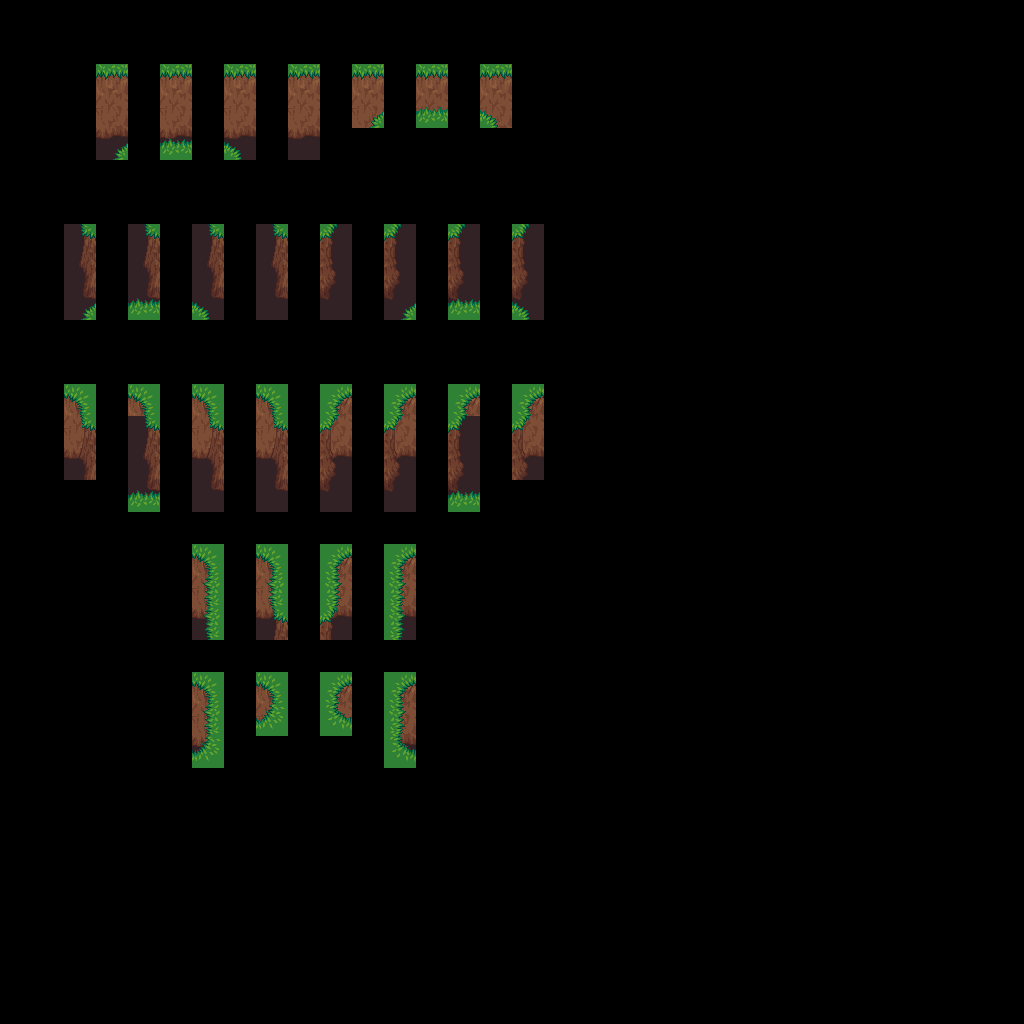

Rendered tile map (Tiled .tmx) drawn with the repository's tilesets; below, a short description and the full map source, tile grids included:
An orthogonal 32x32 tile map with 32x32 px tiles, 3 tile layers (regions, input_Mountain, output_Mountain).

<map version="1.2" tiledversion="1.2.0" orientation="orthogonal" renderorder="right-down" width="32" height="32" tilewidth="32" tileheight="32" infinite="0" nextlayerid="5" nextobjectid="1">
 <tileset firstgid="1" source="../mountains-v6.tsx" />
 <layer id="1" name="regions" width="32" height="32">
  <data encoding="csv">
0,0,0,0,0,0,0,0,0,0,0,0,0,0,0,0,0,0,0,0,0,0,0,0,0,0,0,0,0,0,0,0,
0,0,0,0,0,0,0,0,0,0,0,0,0,0,0,0,0,0,0,0,0,0,0,0,0,0,0,0,0,0,0,0,
0,0,0,1934,0,1934,0,1934,0,1934,0,1934,0,1934,0,1934,0,0,0,0,0,0,0,0,0,0,0,0,0,0,0,0,
0,0,0,1934,0,1934,0,1934,0,1934,0,1934,0,1934,0,1934,0,0,0,0,0,0,0,0,0,0,0,0,0,0,0,0,
0,0,0,1934,0,1934,0,1934,0,1934,0,0,0,0,0,0,0,0,0,0,0,0,0,0,0,0,0,0,0,0,0,0,
0,0,0,0,0,0,0,0,0,0,0,0,0,0,0,0,0,0,0,0,0,0,0,0,0,0,0,0,0,0,0,0,
0,0,0,0,0,0,0,0,0,0,0,0,0,0,0,0,0,0,0,0,0,0,0,0,0,0,0,0,0,0,0,0,
0,0,1934,0,1935,0,1935,0,1934,0,1934,0,1935,0,1935,0,1934,0,0,0,0,0,0,0,0,0,0,0,0,0,0,0,
0,0,1934,0,1935,0,1935,0,1934,0,1934,0,1935,0,1935,0,1934,0,0,0,0,0,0,0,0,0,0,0,0,0,0,0,
0,0,1934,0,1935,0,1935,0,1934,0,1934,0,1935,0,1935,0,1934,0,0,0,0,0,0,0,0,0,0,0,0,0,0,0,
0,0,0,0,0,0,0,0,0,0,0,0,0,0,0,0,0,0,0,0,0,0,0,0,0,0,0,0,0,0,0,0,
0,0,0,0,0,0,0,0,0,0,0,0,0,0,0,0,0,0,0,0,0,0,0,0,0,0,0,0,0,0,0,0,
0,0,1934,0,1934,0,1935,0,1935,0,1935,0,1935,0,1934,0,1934,0,0,0,0,0,0,0,0,0,0,0,0,0,0,0,
0,0,1934,0,1934,0,1935,0,1935,0,1935,0,1935,0,1934,0,1934,0,0,0,0,0,0,0,0,0,0,0,0,0,0,0,
0,0,1934,0,1934,0,1935,0,1935,0,1935,0,1935,0,1934,0,1934,0,0,0,0,0,0,0,0,0,0,0,0,0,0,0,
0,0,0,0,1934,0,1934,0,1934,0,1934,0,1934,0,1934,0,0,0,0,0,0,0,0,0,0,0,0,0,0,0,0,0,
0,0,0,0,0,0,0,0,0,0,0,0,0,0,0,0,0,0,0,0,0,0,0,0,0,0,0,0,0,0,0,0,
0,0,0,0,0,0,1935,0,1934,0,1934,0,1935,0,0,0,0,0,0,0,0,0,0,0,0,0,0,0,0,0,0,0,
0,0,0,0,0,0,1935,0,1934,0,1934,0,1935,0,0,0,0,0,0,0,0,0,0,0,0,0,0,0,0,0,0,0,
0,0,0,0,0,0,1935,0,1934,0,1934,0,1935,0,0,0,0,0,0,0,0,0,0,0,0,0,0,0,0,0,0,0,
0,0,0,0,0,0,0,0,0,0,0,0,0,0,0,0,0,0,0,0,0,0,0,0,0,0,0,0,0,0,0,0,
0,0,0,0,0,0,1934,0,1934,0,1934,0,1934,0,0,0,0,0,0,0,0,0,0,0,0,0,0,0,0,0,0,0,
0,0,0,0,0,0,1934,0,1934,0,1934,0,1934,0,0,0,0,0,0,0,0,0,0,0,0,0,0,0,0,0,0,0,
0,0,0,0,0,0,1934,0,0,0,0,0,1934,0,0,0,0,0,0,0,0,0,0,0,0,0,0,0,0,0,0,0,
0,0,0,0,0,0,0,0,0,0,0,0,0,0,0,0,0,0,0,0,0,0,0,0,0,0,0,0,0,0,0,0,
0,0,0,0,0,0,0,0,0,0,0,0,0,0,0,0,0,0,0,0,0,0,0,0,0,0,0,0,0,0,0,0,
0,0,0,0,0,0,0,0,0,0,0,0,0,0,0,0,0,0,0,0,0,0,0,0,0,0,0,0,0,0,0,0,
0,0,0,0,0,0,0,0,0,0,0,0,0,0,0,0,0,0,0,0,0,0,0,0,0,0,0,0,0,0,0,0,
0,0,0,0,0,0,0,0,0,0,0,0,0,0,0,0,0,0,0,0,0,0,0,0,0,0,0,0,0,0,0,0,
0,0,0,0,0,0,0,0,0,0,0,0,0,0,0,0,0,0,0,0,0,0,0,0,0,0,0,0,0,0,0,0,
0,0,0,0,0,0,0,0,0,0,0,0,0,0,0,0,0,0,0,0,0,0,0,0,0,0,0,0,0,0,0,0,
0,0,0,0,0,0,0,0,0,0,0,0,0,0,0,0,0,0,0,0,0,0,0,0,0,0,0,0,0,0,0,0
</data>
 </layer>
 <layer id="2" name="input_Mountain" width="32" height="32">
  <properties>
   <property name="StrictEmpty" type="bool" value="true" />
  </properties>
  <data encoding="csv">
0,0,0,0,0,0,0,0,0,0,0,0,0,0,0,0,0,0,0,0,0,0,0,0,0,0,0,0,0,0,0,0,
0,0,0,0,0,0,0,0,0,0,0,0,0,0,0,0,0,0,0,0,0,0,0,0,0,0,0,0,0,0,0,0,
0,0,0,1682,0,1682,0,1682,0,1682,0,1682,0,1682,0,1682,0,0,0,0,0,0,0,0,0,0,0,0,0,0,0,0,
0,0,0,0,0,0,0,0,0,0,0,1553,0,1554,0,1555,0,0,0,0,0,0,0,0,0,0,0,0,0,0,0,0,
0,0,0,1553,0,1554,0,1555,0,0,0,0,0,0,0,0,0,0,0,0,0,0,0,0,0,0,0,0,0,0,0,0,
0,0,0,0,0,0,0,0,0,0,0,0,0,0,0,0,0,0,0,0,0,0,0,0,0,0,0,0,0,0,0,0,
0,0,0,0,0,0,0,0,0,0,0,0,0,0,0,0,0,0,0,0,0,0,0,0,0,0,0,0,0,0,0,0,
0,0,1681,0,1681,0,1681,0,1681,0,1683,0,1683,0,1683,0,1683,0,0,0,0,0,0,0,0,0,0,0,0,0,0,0,
0,0,0,0,0,0,0,0,0,0,0,0,0,0,0,0,0,0,0,0,0,0,0,0,0,0,0,0,0,0,0,0,
0,0,1553,0,1554,0,1555,0,0,0,0,0,1553,0,1554,0,1555,0,0,0,0,0,0,0,0,0,0,0,0,0,0,0,
0,0,0,0,0,0,0,0,0,0,0,0,0,0,0,0,0,0,0,0,0,0,0,0,0,0,0,0,0,0,0,0,
0,0,0,0,0,0,0,0,0,0,0,0,0,0,0,0,0,0,0,0,0,0,0,0,0,0,0,0,0,0,0,0,
0,0,1616,0,1616,0,1616,0,1616,0,1620,0,1620,0,1620,0,1620,0,0,0,0,0,0,0,0,0,0,0,0,0,0,0,
0,0,1681,0,1681,0,1681,0,1681,0,1683,0,1683,0,1683,0,1683,0,0,0,0,0,0,0,0,0,0,0,0,0,0,0,
0,0,1745,0,0,0,1745,0,0,0,0,0,1747,0,0,0,1747,0,0,0,0,0,0,0,0,0,0,0,0,0,0,0,
0,0,0,0,1554,0,1809,0,0,0,0,0,1811,0,1554,0,0,0,0,0,0,0,0,0,0,0,0,0,0,0,0,0,
0,0,0,0,0,0,0,0,0,0,0,0,0,0,0,0,0,0,0,0,0,0,0,0,0,0,0,0,0,0,0,0,
0,0,0,0,0,0,1616,0,1616,0,1620,0,1620,0,0,0,0,0,0,0,0,0,0,0,0,0,0,0,0,0,0,0,
0,0,0,0,0,0,1617,0,1617,0,1619,0,1619,0,0,0,0,0,0,0,0,0,0,0,0,0,0,0,0,0,0,0,
0,0,0,0,0,0,1617,0,1681,0,1683,0,1619,0,0,0,0,0,0,0,0,0,0,0,0,0,0,0,0,0,0,0,
0,0,0,0,0,0,0,0,0,0,0,0,0,0,0,0,0,0,0,0,0,0,0,0,0,0,0,0,0,0,0,0,
0,0,0,0,0,0,1616,0,1616,0,1620,0,1620,0,0,0,0,0,0,0,0,0,0,0,0,0,0,0,0,0,0,0,
0,0,0,0,0,0,1617,0,1877,0,1878,0,1619,0,0,0,0,0,0,0,0,0,0,0,0,0,0,0,0,0,0,0,
0,0,0,0,0,0,1877,0,0,0,0,0,1878,0,0,0,0,0,0,0,0,0,0,0,0,0,0,0,0,0,0,0,
0,0,0,0,0,0,0,0,0,0,0,0,0,0,0,0,0,0,0,0,0,0,0,0,0,0,0,0,0,0,0,0,
0,0,0,0,0,0,0,0,0,0,0,0,0,0,0,0,0,0,0,0,0,0,0,0,0,0,0,0,0,0,0,0,
0,0,0,0,0,0,0,0,0,0,0,0,0,0,0,0,0,0,0,0,0,0,0,0,0,0,0,0,0,0,0,0,
0,0,0,0,0,0,0,0,0,0,0,0,0,0,0,0,0,0,0,0,0,0,0,0,0,0,0,0,0,0,0,0,
0,0,0,0,0,0,0,0,0,0,0,0,0,0,0,0,0,0,0,0,0,0,0,0,0,0,0,0,0,0,0,0,
0,0,0,0,0,0,0,0,0,0,0,0,0,0,0,0,0,0,0,0,0,0,0,0,0,0,0,0,0,0,0,0,
0,0,0,0,0,0,0,0,0,0,0,0,0,0,0,0,0,0,0,0,0,0,0,0,0,0,0,0,0,0,0,0,
0,0,0,0,0,0,0,0,0,0,0,0,0,0,0,0,0,0,0,0,0,0,0,0,0,0,0,0,0,0,0,0
</data>
 </layer>
 <layer id="3" name="output_Mountain" width="32" height="32">
  <data encoding="csv">
0,0,0,0,0,0,0,0,0,0,0,0,0,0,0,0,0,0,0,0,0,0,0,0,0,0,0,0,0,0,0,0,
0,0,0,0,0,0,0,0,0,0,0,0,0,0,0,0,0,0,0,0,0,0,0,0,0,0,0,0,0,0,0,0,
0,0,0,0,0,0,0,0,0,0,0,0,0,0,0,0,0,0,0,0,0,0,0,0,0,0,0,0,0,0,0,0,
0,0,0,1746,0,1746,0,1746,0,1746,0,1551,0,1944,0,1557,0,0,0,0,0,0,0,0,0,0,0,0,0,0,0,0,
0,0,0,1873,0,1874,0,1875,0,1810,0,0,0,0,0,0,0,0,0,0,0,0,0,0,0,0,0,0,0,0,0,0,
0,0,0,0,0,0,0,0,0,0,0,0,0,0,0,0,0,0,0,0,0,0,0,0,0,0,0,0,0,0,0,0,
0,0,0,0,0,0,0,0,0,0,0,0,0,0,0,0,0,0,0,0,0,0,0,0,0,0,0,0,0,0,0,0,
0,0,0,0,0,0,0,0,0,0,0,0,0,0,0,0,0,0,0,0,0,0,0,0,0,0,0,0,0,0,0,0,
0,0,1745,0,1745,0,1745,0,1745,0,1747,0,1747,0,1747,0,1747,0,0,0,0,0,0,0,0,0,0,0,0,0,0,0,
0,0,1560,0,1624,0,1688,0,1809,0,1811,0,1752,0,1816,0,1880,0,0,0,0,0,0,0,0,0,0,0,0,0,0,0,
0,0,0,0,0,0,0,0,0,0,0,0,0,0,0,0,0,0,0,0,0,0,0,0,0,0,0,0,0,0,0,0,
0,0,0,0,0,0,0,0,0,0,0,0,0,0,0,0,0,0,0,0,0,0,0,0,0,0,0,0,0,0,0,0,
0,0,0,0,0,0,0,0,0,0,0,0,0,0,0,0,0,0,0,0,0,0,0,0,0,0,0,0,0,0,0,0,
0,0,1679,0,0,0,1679,0,1679,0,1685,0,1685,0,0,0,1685,0,0,0,0,0,0,0,0,0,0,0,0,0,0,0,
0,0,1742,0,1745,0,1742,0,1742,0,1750,0,1750,0,1747,0,1750,0,0,0,0,0,0,0,0,0,0,0,0,0,0,0,
0,0,0,0,1624,0,0,0,1809,0,1811,0,0,0,1816,0,0,0,0,0,0,0,0,0,0,0,0,0,0,0,0,0,
0,0,0,0,0,0,0,0,0,0,0,0,0,0,0,0,0,0,0,0,0,0,0,0,0,0,0,0,0,0,0,0,
0,0,0,0,0,0,0,0,0,0,0,0,0,0,0,0,0,0,0,0,0,0,0,0,0,0,0,0,0,0,0,0,
0,0,0,0,0,0,1615,0,1615,0,1621,0,1621,0,0,0,0,0,0,0,0,0,0,0,0,0,0,0,0,0,0,0,
0,0,0,0,0,0,1614,0,1678,0,1686,0,1622,0,0,0,0,0,0,0,0,0,0,0,0,0,0,0,0,0,0,0,
0,0,0,0,0,0,0,0,0,0,0,0,0,0,0,0,0,0,0,0,0,0,0,0,0,0,0,0,0,0,0,0,
0,0,0,0,0,0,0,0,0,0,0,0,0,0,0,0,0,0,0,0,0,0,0,0,0,0,0,0,0,0,0,0,
0,0,0,0,0,0,1615,0,1813,0,1807,0,1621,0,0,0,0,0,0,0,0,0,0,0,0,0,0,0,0,0,0,0,
0,0,0,0,0,0,1814,0,0,0,0,0,1806,0,0,0,0,0,0,0,0,0,0,0,0,0,0,0,0,0,0,0,
0,0,0,0,0,0,0,0,0,0,0,0,0,0,0,0,0,0,0,0,0,0,0,0,0,0,0,0,0,0,0,0,
0,0,0,0,0,0,0,0,0,0,0,0,0,0,0,0,0,0,0,0,0,0,0,0,0,0,0,0,0,0,0,0,
0,0,0,0,0,0,0,0,0,0,0,0,0,0,0,0,0,0,0,0,0,0,0,0,0,0,0,0,0,0,0,0,
0,0,0,0,0,0,0,0,0,0,0,0,0,0,0,0,0,0,0,0,0,0,0,0,0,0,0,0,0,0,0,0,
0,0,0,0,0,0,0,0,0,0,0,0,0,0,0,0,0,0,0,0,0,0,0,0,0,0,0,0,0,0,0,0,
0,0,0,0,0,0,0,0,0,0,0,0,0,0,0,0,0,0,0,0,0,0,0,0,0,0,0,0,0,0,0,0,
0,0,0,0,0,0,0,0,0,0,0,0,0,0,0,0,0,0,0,0,0,0,0,0,0,0,0,0,0,0,0,0,
0,0,0,0,0,0,0,0,0,0,0,0,0,0,0,0,0,0,0,0,0,0,0,0,0,0,0,0,0,0,0,0
</data>
 </layer>
</map>
